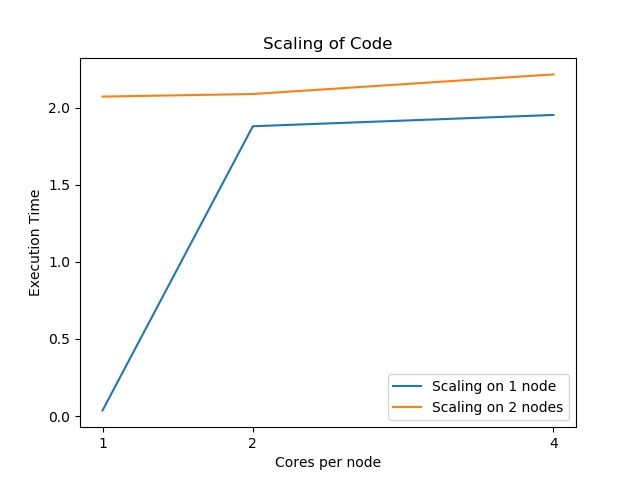

Write Python code to recreate this figure.
import matplotlib
matplotlib.use('Agg')
import matplotlib.pyplot as plt
import numpy as np


time_data=open("times.txt","r")
time_data=time_data.readlines()
for i in range(len(time_data)):
	time_data[i]=float(time_data[i])

node1_data=time_data[:3]
node2_data=time_data[3:]

fig1=plt.figure()
ax1=plt.axes()

x=[1,2,4]

p1=plt.plot(x,node1_data, label="Scaling on 1 node")
p2=plt.plot(x,node2_data, label="Scaling on 2 nodes")
plt.legend(loc="lower right")
plt.xticks(x)
plt.xlabel("Cores per node")
plt.ylabel("Execution Time")
plt.title("Scaling of Code")
plt.savefig('plot.jpg',dpi=100)
